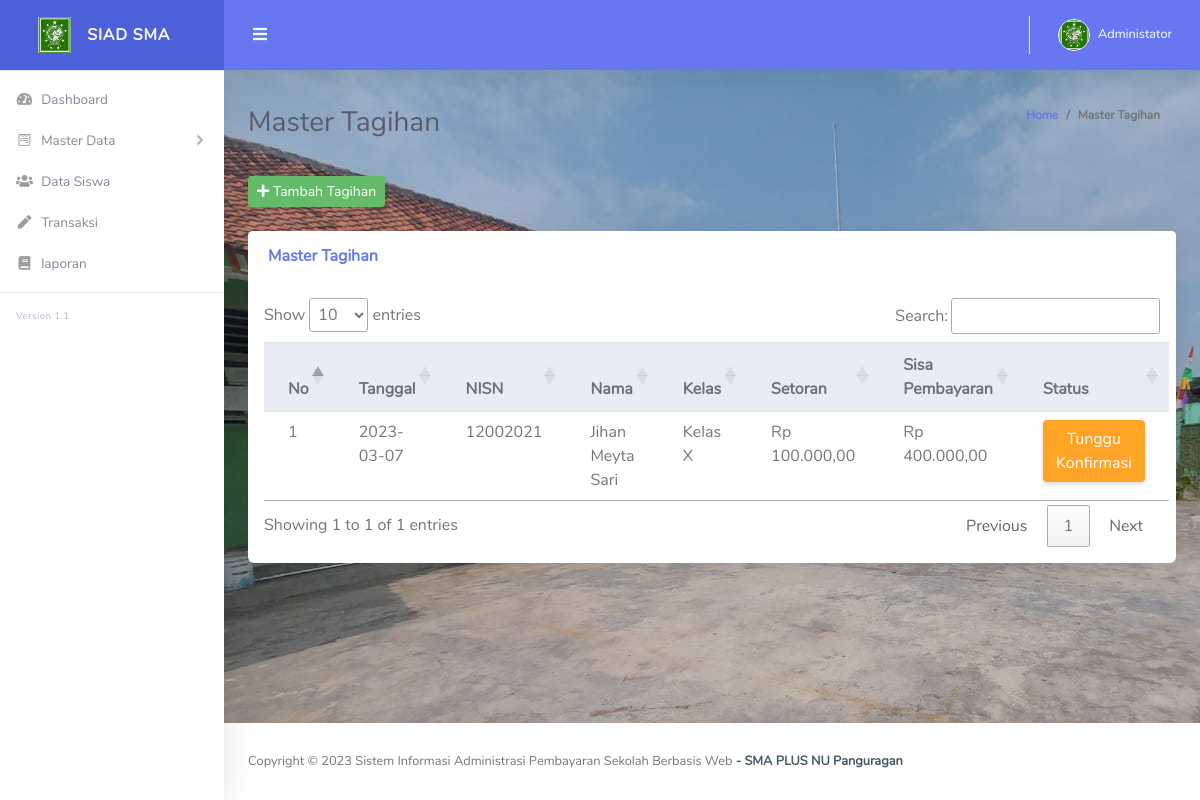
The app's page /index.php/mastertagihan, older data.
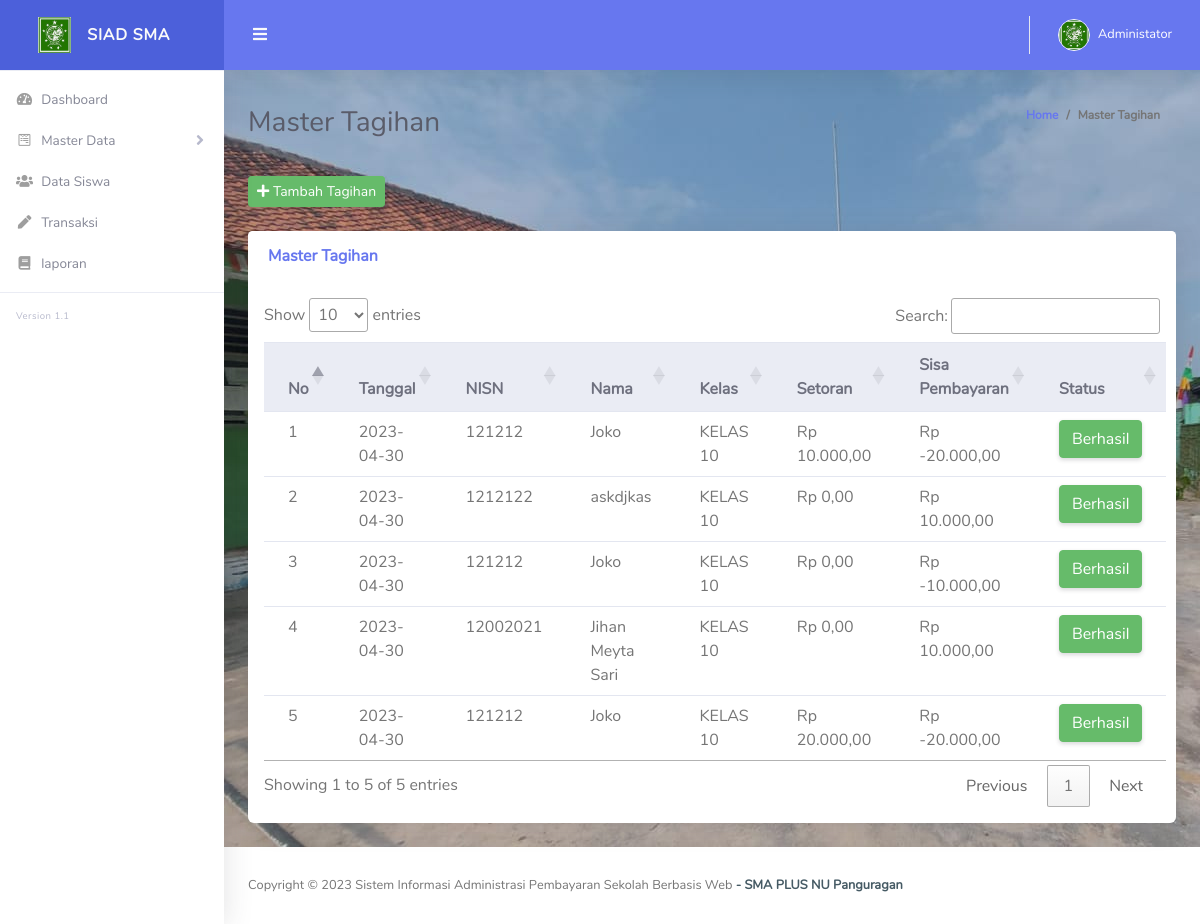
The same page, newer data.
### tables this page shows
CREATE TABLE `tb_pembayaran`  (
  `id` int(11) NOT NULL AUTO_INCREMENT,
  `siswa_id` int(11) NOT NULL,
  `bukti_id` int(11) NULL DEFAULT NULL,
  `nisn` varchar(100) NOT NULL,
  `nama` varchar(225) NOT NULL,
  `kelas` varchar(100) NOT NULL,
  `tanggal` date NOT NULL,
  `setoran` varchar(100) NOT NULL,
  `biaya` varchar(100) NOT NULL,
  `status` tinyint(1) NOT NULL DEFAULT 0,
  PRIMARY KEY (`id`) USING BTREE,
  INDEX `tb_pembayaran_siswa_id`(`siswa_id`) USING BTREE,
  CONSTRAINT `tb_pembayaran_siswa_id` FOREIGN KEY (`siswa_id`) REFERENCES `tb_siswa` (`id`) ON DELETE RESTRICT ON UPDATE RESTRICT
);

### application/controllers/MasterTagihan.php (called while the page is built, shortened)
<?php
class MasterTagihan extends CI_Controller {
    public function __construct()
    {
        $this->load->model('Siswa_model');
        $this->load->model('Kelas_model');
        $this->load->model('M_global_model');
        $this->load->model('Periode_model');
        $this->load->model('Transaksi_model');
    }
    public function index()
    {
        $data['title']  = 'SIAD SMA Pangurugan';
        $judul['judul'] = 'Master Tagihan';
        $queryPemb = $this->Transaksi_model->all_data_pembayaran();
        $DATA = array('queryPembayar' => $queryPemb);
        $queryAllKel = $this->Kelas_model->ambildatakelas();
        $Tampil = array('queryKel' => $queryAllKel);
        $queryAllPeriode = $this->Periode_model->ambildataperiode();
        $DATA3 = array('queryPeriode' => $queryAllPeriode);
        $tamp = $judul + $DATA+$Tampil + $DATA3;
		$this->load->view('template/header',$data);
		$this->load->view('template/sidebar');
        $this->load->view('template/topbar');
        $this->load->view('admin/tagihan',$tamp);
        $this->load->view('template/footer');
    }
}

### index.php (called while the page is built, shortened)
<?php
require_once BASEPATH.'core/CodeIgniter.php';

### application/models/Transaksi_model.php (called while the page is built, shortened)
<?php
class Transaksi_model extends CI_Model
{
    function all_data_pembayaran()
    {
        $this->db->order_by('tanggal', 'DESC');
        $this->db->order_by('id', 'DESC');
        $query = $this->db->get('tb_pembayaran');
        return $query->result();
    }
}

### application/helpers/rupiah_helper.php (called while the page is built, shortened)
<?php
function rupiah($angka){
	$hasil_rupiah = "Rp " . number_format($angka,2,',','.');
	return $hasil_rupiah;
}

### application/views/admin/tagihan.php (the view, shortened to what this page needs)
<div class="container-fluid" id="container-wrapper">
  <div class="d-sm-flex align-items-center justify-content-between mb-4">
    <h1 class="h3 mb-0 text-gray-800"><?= $judul; ?></h1>
    <ol class="breadcrumb">
      <li class="breadcrumb-item"><a href="./">Home</a></li>
      <li class="breadcrumb-item active" aria-current="page"><?= $judul; ?></li>
    </ol>
  </div>
  <button type="button" class="btn btn-success btn-sm col-mb-4" data-toggle="modal" data-target="#exampleModal" id="#myBtn">
    <i class="fas fa-plus"></i>
    Tambah Tagihan
  </button>
  <br>
  <br>
  <div class="card mb-4">
    <div class="card-header py-3 d-flex flex-row align-items-center justify-content-between">
      <h6 class="m-0 font-weight-bold text-primary">Master Tagihan</h6>
    </div>
    <div class="table-responsive p-3">
      <table class="table align-items-center table-flush" id="dataTable">
        <thead class="thead-light">
          <tr>
            <th>No</th>
            <th>Tanggal</th>
            <th>NISN</th>
            <th>Nama</th>
            <th>Kelas</th>
            <th>Setoran</th>
            <th>Sisa Pembayaran</th>
            <th>Status</th>
          </tr>
        </thead>
        <tbody>
          <tr>
            <?php
            $no = 0;
            foreach ($queryPembayar as $value) {
              $no++
            ?>
              <td><?php echo $no; ?></td>
              <td><?php echo $value->tanggal; ?></td>
              <td><?php echo $value->nisn; ?></td>
              <td><?php echo $value->nama; ?></td>
              <td><?php echo $value->kelas; ?></td>
              <td><?php echo rupiah($value->setoran); ?></td>
              <td><?php echo rupiah($value->biaya); ?></td>
              <td><?= $value->status ? '<button class="btn btn-success">Berhasil</button>' : '<button class="btn btn-warning">Tunggu Konfirmasi</button>' ?></td>
          </tr>
        <?php
            }
        ?>
        </tbody>
      </table>
    </div>
  </div>
</div>

### application/views/template/header.php (shortened to what this page needs)
<!DOCTYPE html>
<html lang="en">
<head>
  <link href="<?php echo base_url(); ?>vendor/fontawesome-free/css/all.min.css" rel="stylesheet" type="text/css">
  <link href="<?php echo base_url(); ?>vendor/bootstrap/css/bootstrap.min.css" rel="stylesheet" type="text/css">
  <link href="<?php echo base_url(); ?>assets/css/ruang-admin.min.css" rel="stylesheet">
  <link href="//cdn.datatables.net/1.13.1/css/jquery.dataTables.min.css" rel="stylesheet">
</head>
<body id="page-top">
<div id="wrapper">

### application/views/template/sidebar.php (shortened to what this page needs)
<ul class="navbar-nav sidebar sidebar-light accordion" id="accordionSidebar">
     <a class="sidebar-brand d-flex align-items-center justify-content-center" href="<?= base_url('/')?>">
       <div class="sidebar-brand-icon">
         <img src="<?php echo base_url(); ?>assets/img/logo/logo.JPG">
       </div>
       <div class="sidebar-brand-text mx-3">SIAD SMA</div>
     </a>
     <hr class="sidebar-divider my-0">
     <li class="nav-item">
       <a class="nav-link" href="<?= base_url('home')?>">
         <i class="fas fa-fw fa-tachometer-alt"></i>
         <span>Dashboard</span></a>
     </li>
     <li class="nav-item">
       <a class="nav-link collapsed" href="#" data-toggle="collapse" data-target="#collapseForm" aria-expanded="true"
         aria-controls="collapseForm">
         <i class="fab fa-fw fa-wpforms"></i>
         <span>Master Data</span>
       </a>
     </li>
     <li class="nav-item">
       <a class="nav-link" href="<?= base_url('siswa')?>">
         <i class="fas fa-fw fa-users"></i>
         <span>Data Siswa</span></a>
     </li>
     <li class="nav-item">
       <a class="nav-link" href="<?= base_url('transaksi')?>">
         <i class="fas fa-fw fa-pen"></i>
         <span>Transaksi</span></a>
     </li>
     <li class="nav-item">
       <a class="nav-link" href="<?= base_url('laporan')?>">
         <i class="fas fa-fw fa-book"></i>
         <span>laporan</span></a>
     </li>
     <hr class="sidebar-divider">
     <div class="version" id="version-ruangadmin"></div>
   </ul>

### application/views/template/topbar.php (shortened to what this page needs)
<div id="content-wrapper" class="d-flex flex-column" style="background-image: url(/assets/img/bg.jpg);">
      <div id="content">
        <nav class="navbar navbar-expand navbar-light bg-navbar topbar mb-4 static-top">
          <button id="sidebarToggleTop" class="btn btn-link rounded-circle mr-3">
            <i class="fa fa-bars"></i>
          </button>
          <ul class="navbar-nav ml-auto">
            <li class="nav-item dropdown no-arrow">
              <a class="nav-link dropdown-toggle" href="#" id="userDropdown" role="button" data-toggle="dropdown"
                aria-haspopup="true" aria-expanded="false">
                <img class="img-profile rounded-circle" src="<?php echo base_url()?>assets/img/logo/logo.jpg" style="max-width: 60px">
                <span class="ml-2 d-none d-lg-inline text-white small">Administator</span>
              </a>
            </li>
          </ul>
        </nav>

### application/views/template/footer.php (shortened to what this page needs)
        </div>
    <footer class="sticky-footer bg-white">
      <div class="container my-auto">
        <div class="copyright text-left my-auto">
          <span>Copyright &copy; <script> document.write(new Date().getFullYear()); </script> Sistem Informasi Administrasi Pembayaran Sekolah Berbasis Web
            <b><a href="home" target="_blank">- SMA PLUS NU Panguragan</a></b>
          </span>
        </div>
      </div>
    </footer>
    </div>
</div>
  </body>
  </html>

Row changes from the older to the newer data that the page shows:
removed tb_pembayaran: tanggal "2023-03-07", nisn "12002021", nama "Jihan Meyta Sari", kelas "Kelas X", setoran "Rp 100.000,00", biaya "Rp 400.000,00", status "Tunggu Konfirmasi"
added tb_pembayaran: tanggal "2023-04-30", nisn "121212", nama "Joko", kelas "KELAS 10", setoran "Rp 10.000,00", biaya "Rp -20.000,00", status "Berhasil"
added tb_pembayaran: tanggal "2023-04-30", nisn "1212122", nama "askdjkas", kelas "KELAS 10", setoran "Rp 0,00", biaya "Rp 10.000,00", status "Berhasil"
added tb_pembayaran: tanggal "2023-04-30", nisn "121212", nama "Joko", kelas "KELAS 10", setoran "Rp 0,00", biaya "Rp -10.000,00", status "Berhasil"
added tb_pembayaran: tanggal "2023-04-30", nisn "12002021", nama "Jihan Meyta Sari", kelas "KELAS 10", setoran "Rp 0,00", biaya "Rp 10.000,00", status "Berhasil"
added tb_pembayaran: tanggal "2023-04-30", nisn "121212", nama "Joko", kelas "KELAS 10", setoran "Rp 20.000,00", biaya "Rp -20.000,00", status "Berhasil"
Text that changed along with them:
text written by a page script: "Show entries Search: Showing 1 to 1 of 1 entries Previous 1 Next" → "Show entries Search: Showing 1 to 5 of 5 entries Previous 1 Next"
